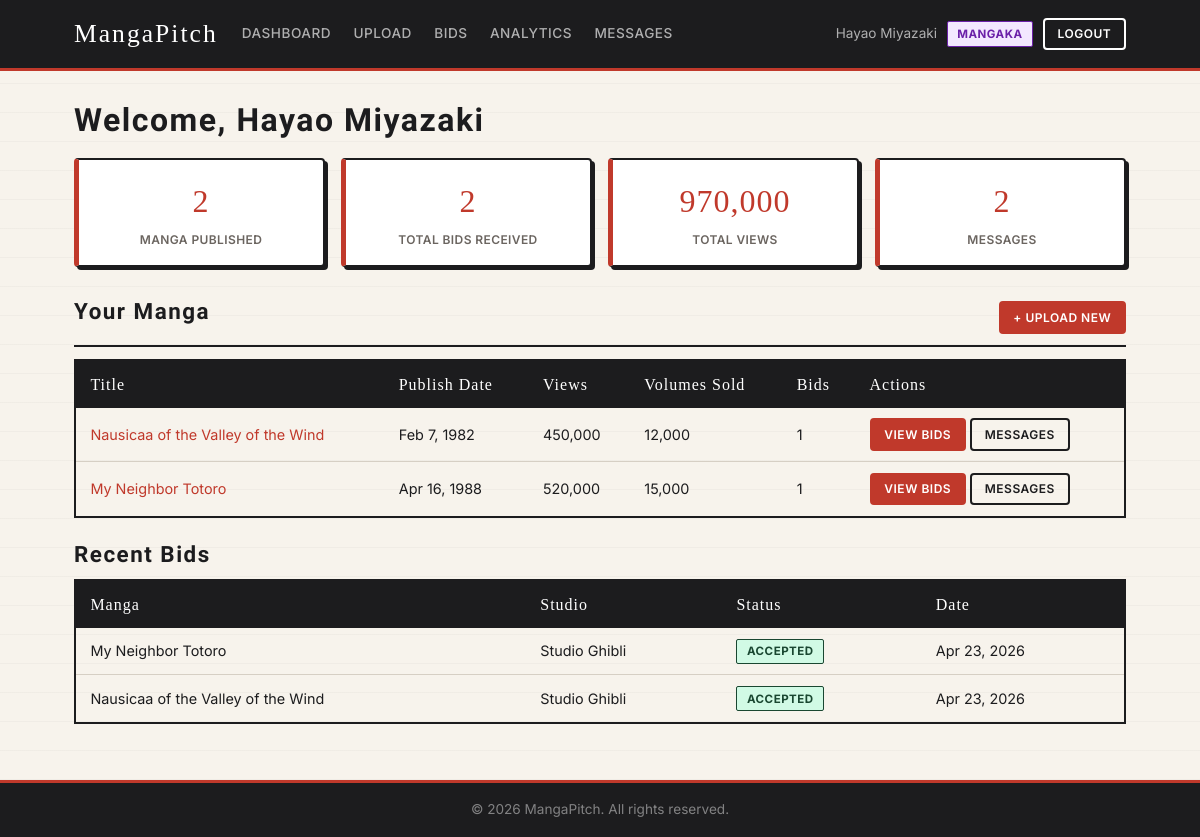
Screenshot of /dashboard/mangaka.php (signed in) with the database file from the repository.
### tables this page shows
CREATE TABLE IF NOT EXISTS `Manga` (
  `MangaID` INT NOT NULL AUTO_INCREMENT,
  `MangakaID` INT NOT NULL,
  `Title` VARCHAR(200) NOT NULL,
  `Synopsis` TEXT DEFAULT NULL,
  `PublishDate` DATE DEFAULT NULL,
  `CoverImage` VARCHAR(255) DEFAULT NULL,
  `PanelImages` TEXT DEFAULT NULL,
  `CreatedAt` TIMESTAMP NOT NULL DEFAULT CURRENT_TIMESTAMP,
  PRIMARY KEY (`MangaID`),
  KEY `idx_manga_mangaka` (`MangakaID`),
  CONSTRAINT `fk_manga_mangaka`
    FOREIGN KEY (`MangakaID`) REFERENCES `Mangaka` (`UserID`)
    ON DELETE CASCADE ON UPDATE CASCADE
);

CREATE TABLE IF NOT EXISTS `Bids` (
  `BidID` INT NOT NULL AUTO_INCREMENT,
  `MangaID` INT NOT NULL,
  `StudioID` INT NOT NULL,
  `BidAmount` DECIMAL(12,2) NOT NULL,
  `Status` ENUM('Pending','Accepted','Rejected','Withdrawn') NOT NULL DEFAULT 'Pending',
  `CreatedAt` TIMESTAMP NOT NULL DEFAULT CURRENT_TIMESTAMP,
  PRIMARY KEY (`BidID`),
  KEY `idx_bids_manga` (`MangaID`),
  KEY `idx_bids_studio` (`StudioID`),
  CONSTRAINT `fk_bids_manga`
    FOREIGN KEY (`MangaID`) REFERENCES `Manga` (`MangaID`)
    ON DELETE CASCADE ON UPDATE CASCADE,
  CONSTRAINT `fk_bids_studio`
    FOREIGN KEY (`StudioID`) REFERENCES `Studio` (`UserID`)
    ON DELETE CASCADE ON UPDATE CASCADE
);

CREATE TABLE IF NOT EXISTS `Users` (
  `UserID` INT NOT NULL AUTO_INCREMENT,
  `Name` VARCHAR(100) NOT NULL,
  `Email` VARCHAR(150) NOT NULL,
  `Password` VARCHAR(255) NOT NULL,
  `Role` ENUM('Mangaka','Studio','Admin') NOT NULL,
  `CreatedAt` TIMESTAMP NOT NULL DEFAULT CURRENT_TIMESTAMP,
  PRIMARY KEY (`UserID`),
  UNIQUE KEY `uq_users_email` (`Email`)
);

### dashboard/mangaka.php (the view, shortened to what this page needs)
<?php
$pdo    = getPDO();
$userID = $_SESSION['user_id'];
$manga = $pdo->prepare("
    SELECT m.MangaID, m.Title, m.PublishDate,
           a.TotalViews, a.VolumesSold,
           COUNT(b.BidID) AS BidCount
    FROM Manga m
    LEFT JOIN Analytics a ON a.MangaID = m.MangaID
    LEFT JOIN Bids      b ON b.MangaID = m.MangaID
    WHERE m.MangakaID = ?
    GROUP BY m.MangaID
    ORDER BY m.CreatedAt DESC
");
$manga->execute([$userID]);
$mangas = $manga->fetchAll();
$bids = $pdo->prepare("
    SELECT b.BidID, b.Status, b.CreatedAt,
           m.Title, s.Name AS StudioName
    FROM Bids b
    JOIN Manga m ON m.MangaID  = b.MangaID
    JOIN Users s ON s.UserID   = b.StudioID
    WHERE m.MangakaID = ?
    ORDER BY b.CreatedAt DESC
    LIMIT 5
");
$bids->execute([$userID]);
$recentBids = $bids->fetchAll();
$msgs = $pdo->prepare("SELECT COUNT(*) FROM Messages WHERE ReceiverID = ?");
$msgs->execute([$userID]);
$msgCount = $msgs->fetchColumn();
?>
<!DOCTYPE html>
<html lang="en">
<head>
    <link rel="stylesheet" href="<?= BASE ?>/assets/css/style.css">
</head>
<body>
<?php require_once '../includes/header.php'; ?>
<main class="container">
    <h2>Welcome, <?= htmlspecialchars($_SESSION['name']) ?></h2>
    <div class="analytics-summary">
        <div class="stat">
            <span class="stat-value"><?= count($mangas) ?></span>
            <span class="stat-label">Manga Published</span>
        </div>
        <div class="stat">
            <span class="stat-value"><?= array_sum(array_column($mangas, 'BidCount')) ?></span>
            <span class="stat-label">Total Bids Received</span>
        </div>
        <div class="stat">
            <span class="stat-value"><?= number_format(array_sum(array_column($mangas, 'TotalViews'))) ?></span>
            <span class="stat-label">Total Views</span>
        </div>
        <div class="stat">
            <span class="stat-value"><?= $msgCount ?></span>
            <span class="stat-label">Messages</span>
        </div>
    </div>
    <div class="section-header">
        <h3>Your Manga</h3>
        <a href="<?= BASE ?>/manga/upload.php" class="btn btn-sm">+ Upload New</a>
    </div>
    <?php if (empty($mangas)): ?>
        <p class="muted">No manga uploaded yet. <a href="<?= BASE ?>/manga/upload.php">Upload your first one.</a></p>
    <?php else: ?>
        <table class="data-table">
            <thead>
                <tr>
                    <th>Title</th>
                    <th>Publish Date</th>
                    <th>Views</th>
                    <th>Volumes Sold</th>
                    <th>Bids</th>
                    <th>Actions</th>
                </tr>
            </thead>
            <tbody>
            <?php foreach ($mangas as $m): ?>
                <tr>
                    <td><a href="<?= BASE ?>/manga/view.php?id=<?= $m['MangaID'] ?>"><?= htmlspecialchars($m['Title']) ?></a></td>
                    <td><?= $m['PublishDate'] ? date('M j, Y', strtotime($m['PublishDate'])) : '—' ?></td>
                    <td><?= number_format($m['TotalViews'] ?? 0) ?></td>
                    <td><?= number_format($m['VolumesSold'] ?? 0) ?></td>
                    <td><?= $m['BidCount'] ?></td>
                    <td>
                        <a href="<?= BASE ?>/bids/index.php" class="btn btn-sm">View Bids</a>
                        <a href="<?= BASE ?>/messages/index.php" class="btn btn-sm btn-secondary">Messages</a>
                    </td>
                </tr>
            <?php endforeach; ?>
            </tbody>
        </table>
    <?php endif; ?>
    <h3>Recent Bids</h3>
    <?php if (empty($recentBids)): ?>
        <p class="muted">No bids yet.</p>
    <?php else: ?>
        <table class="data-table">
            <thead>
                <tr><th>Manga</th><th>Studio</th><th>Status</th><th>Date</th></tr>
            </thead>
            <tbody>
            <?php foreach ($recentBids as $b): ?>
                <tr>
                    <td><?= htmlspecialchars($b['Title']) ?></td>
                    <td><?= htmlspecialchars($b['StudioName']) ?></td>
                    <td><span class="badge badge-<?= strtolower($b['Status']) ?>"><?= $b['Status'] ?></span></td>
                    <td><?= date('M j, Y', strtotime($b['CreatedAt'])) ?></td>
                </tr>
            <?php endforeach; ?>
            </tbody>
        </table>
    <?php endif; ?>
</main>
<?php require_once '../includes/footer.php'; ?>
</body>
</html>

### assets/css/style.css (style rules this page uses)
*, *::before, *::after { box-sizing: border-box; margin: 0; padding: 0; }
:root { --bg: #F7F3EC; --surface: #FFFFFF; --surface2: #F0EBE1; --border: #D6CFC4; --text: #1C1C1E; --text-muted: #6B6560; --accent: #C0392B; --accent-dark: #96281B; --accent-light: #F9ECEA; --success: #1E7E45; --warning: #B45309; --danger: #C0392B; --charcoal: #1C1C1E; --radius: 4px; --panel-border: 3px solid var(--charcoal); }
body { background: var(--bg); background-image: repeating-linear-gradient( 0deg, transparent, transparent 28px, rgba(28,28,30,0.03) 28px, rgba(28,28,30,0.03) 29px ); color: var(--text); font-family: 'Inter', system-ui, sans-serif; font-size: 15px; line-height: 1.6; min-height: 100vh; display: flex; flex-direction: column; }
a { color: var(--accent); text-decoration: none; }
h1, h2, h3 { font-family: 'Rock Salt', cursive; letter-spacing: 1.5px; line-height: 1.1; color: var(--charcoal); }
h2 { font-size: 2rem; margin-bottom: 1.2rem; }
h3 { font-size: 1.4rem; margin-bottom: .8rem; }
.container { width: 100%; max-width: 1100px; margin: 0 auto; padding: 2rem 1.5rem; }
main { flex: 1; }
.btn { display: inline-block; padding: .5rem 1.2rem; background: var(--accent); color: #FFFFFF; border: 2px solid var(--accent); border-radius: var(--radius); cursor: pointer; font-size: .85rem; font-weight: 600; text-transform: uppercase; letter-spacing: .5px; transition: background .15s, color .15s; text-decoration: none; }
.btn-secondary { background: transparent; color: #FFFFFF; border: 2px solid #FFFFFF; }
main .btn-secondary, .auth-container .btn-secondary, .manga-actions .btn-secondary { color: var(--charcoal); border-color: var(--charcoal); }
.btn-sm { padding: .3rem .8rem; font-size: .75rem; }
.badge { display: inline-block; padding: .15rem .6rem; border-radius: 2px; font-size: .72rem; font-weight: 700; text-transform: uppercase; letter-spacing: .5px; border: 1.5px solid currentColor; }
.badge-accepted { color: #1A4731; background: #D1FAE5; }
.data-table { width: 100%; border-collapse: collapse; margin-bottom: 1.5rem; font-size: .9rem; border: 2px solid var(--charcoal); }
.data-table th { background: var(--charcoal); color: #FFFFFF; padding: .65rem .9rem; text-align: left; font-family: 'Bangers', cursive; font-size: 1rem; letter-spacing: 1px; font-weight: 400; }
.data-table td { padding: .65rem .9rem; border-bottom: 1px solid var(--border); }
.data-table tr:last-child td { border-bottom: none; }
.analytics-summary { display: flex; flex-wrap: wrap; gap: 1rem; margin-bottom: 2rem; }
.stat { flex: 1; min-width: 120px; background: var(--surface); border: 2px solid var(--charcoal); border-left: 5px solid var(--accent); border-radius: var(--radius); padding: 1rem 1.2rem; display: flex; flex-direction: column; align-items: center; text-align: center; box-shadow: 3px 3px 0 var(--charcoal); }
.stat-value { font-family: 'Bangers', cursive; font-size: 2rem; letter-spacing: 1px; color: var(--accent); }
.stat-label { font-size: .75rem; color: var(--text-muted); margin-top: .2rem; font-weight: 600; text-transform: uppercase; letter-spacing: .4px; }
.section-header { display: flex; align-items: center; justify-content: space-between; margin-bottom: .8rem; padding-bottom: .5rem; border-bottom: 2px solid var(--charcoal); }

### rows the page displays
manga: Title "Nausicaa of the Valley of the Wind", PublishDate "Feb 7, 1982", TotalViews "450,000", VolumesSold "12,000", BidCount "1"
manga: Title "My Neighbor Totoro", PublishDate "Apr 16, 1988", TotalViews "520,000", VolumesSold "15,000", BidCount "1"
bids: MangaID.Title "My Neighbor Totoro", users.Name "Studio Ghibli", Status "ACCEPTED", CreatedAt "Apr 23, 2026"
bids: MangaID.Title "Nausicaa of the Valley of the Wind", users.Name "Studio Ghibli", Status "ACCEPTED", CreatedAt "Apr 23, 2026"

### other values shown
$name "Hayao Miyazaki"
$role "MANGAKA"
$_SESSION['name'] "Hayao Miyazaki"
count($mangas) "2"
array_sum(array_column($mangas, 'BidCount')) "2"
array_sum(array_column($mangas, 'TotalViews')) "970,000"
$msgCount "2"
